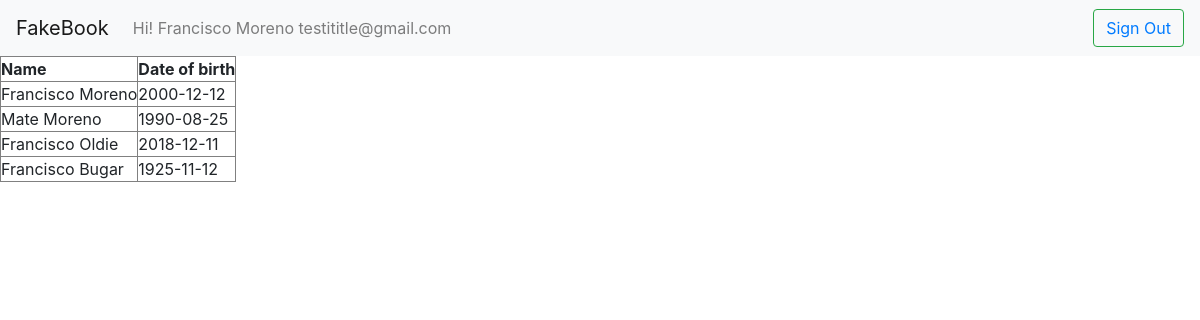
The page /home.php (signed in) on the database its author committed.
### tables this page shows
CREATE TABLE `users` (
  `userId` int(11) NOT NULL,
  `userName` varchar(30) NOT NULL,
  `userEmail` varchar(60) NOT NULL,
  `userPass` varchar(255) NOT NULL,
  `dateOfBirth` date NOT NULL,
  `phonenumber` varchar(14) NOT NULL,
  `role` varchar(40) NOT NULL DEFAULT 'user'
);

CREATE TABLE `AdminTable` (
  `id` int(11) NOT NULL,
  `first_name` varchar(255) NOT NULL,
  `last_name` varchar(255) NOT NULL,
  `date_of_birth` date NOT NULL,
  `active` int(1) NOT NULL DEFAULT 0,
  `image` varchar(1000) NOT NULL
);

### home.php (the view, shortened to what this page needs)
<?php
require_once 'dbconnect.php';
$res=mysqli_query($conn, "SELECT * FROM users WHERE userId=".$_SESSION['user']);
$userRow=mysqli_fetch_array($res, MYSQLI_ASSOC);
?>
<!DOCTYPE html>
<html>
<head>
 <link rel="stylesheet" href="https://stackpath.bootstrapcdn.com/bootstrap/4.3.1/css/bootstrap.min.css">
</head>
<body >
  <?php include_once "navbar.php" ?>
 <div class ="manageUser">
   <table  border="1" cellspacing= "0" cellpadding="0">
       <thead>
           <tr>
               <th>Name</th>
               <th >Date of birth</th>
           </tr>
       </thead>
       <tbody>
            <?php
           $sql = "SELECT * FROM AdminTable WHERE active = 0";
           $result = $conn->query($sql);
            if($result->num_rows > 0) {
                while($row = $result->fetch_assoc()) {
                   echo  "<tr>
                       <td>" .$row['first_name']." ".$row['last_name' ]."</td>
                       <td>" .$row['date_of_birth']."</td>
                   </tr>" ;
               }
           } else  {
               echo  "<tr><td colspan='5'><center>No Data Avaliable</center></td></tr>";
           }
            ?>
       </tbody>
   </table>
</div>
</body>
</html>

### navbar.php
<?php echo '
<nav class="navbar navbar-expand-lg navbar-light bg-light">
  <a class="navbar-brand" href="#">FakeBook</a>
  <button class="navbar-toggler" type="button" data-toggle="collapse" data-target="#navbarSupportedContent" aria-controls="navbarSupportedContent" aria-expanded="false" aria-label="Toggle navigation">
    <span class="navbar-toggler-icon"></span>
  </button>
  <div class="collapse navbar-collapse" id="navbarSupportedContent">
    <ul class="navbar-nav mr-auto">
      <li class="nav-item">
         <a class="nav-link" href="#" tabindex="-1" aria-disabled="true"> Hi! '.$userRow["userName"]. " ".$userRow["userEmail"].'</a>
      </li>
    </ul>
    <form class="form-inline my-2 my-lg-0">
      <button class="btn btn-outline-success my-2 my-sm-0" type="submit"><a  href="logout.php?logout">Sign Out</a></button>
    </form>
  </div>
</nav>'
?>

### rows shown on the page
users: userName "Francisco Moreno", userEmail "testititle@gmail.com"
admintable: first_name "Francisco", last_name "Moreno", date_of_birth "2000-12-12"
admintable: first_name "Mate", last_name "Moreno", date_of_birth "1990-08-25"
admintable: first_name "Francisco", last_name "Oldie", date_of_birth "2018-12-11"
admintable: first_name "Francisco", last_name "Bugar", date_of_birth "1925-11-12"
